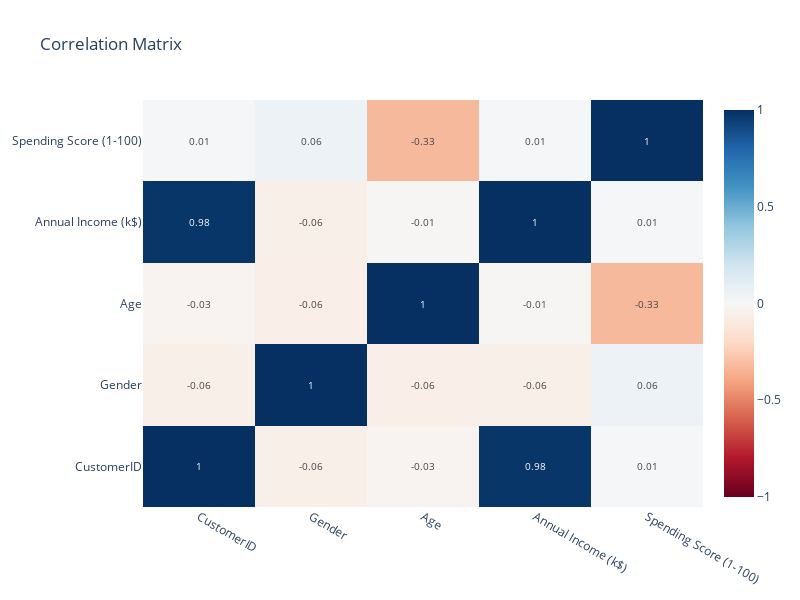

Notebook code cell kept with this figure:
### Code cell
# checking the correlation matrix

corr_matrix = df.corr()

fig = go.Figure(data=go.Heatmap(
    z=corr_matrix.values,
    x=corr_matrix.columns,
    y=corr_matrix.index,
    colorscale='RdBu',
    zmin=-1,
    zmax=1,
    text=corr_matrix.values.round(2),
    texttemplate='%{text}',
    textfont={"size": 10},
    hoverongaps=False
))

fig.update_layout(
    title='Correlation Matrix',
    width=800,
    height=600
)

fig.show()

### Figure 1 — Plotly figure (JSON) as saved in the notebook; plotly's stock layout.template omitted (floating-point values rounded to 4 significant figures)
{"data": [{"colorscale": [[0, "rgb(103,0,31)"], [0.1, "rgb(178,24,43)"], [0.2, "rgb(214,96,77)"], [0.3, "rgb(244,165,130)"], [0.4, "rgb(253,219,199)"], [0.5, "rgb(247,247,247)"], [0.6, "rgb(209,229,240)"], [0.7, "rgb(146,197,222)"], [0.8, "rgb(67,147,195)"], [0.9, "rgb(33,102,172)"], [1, "rgb(5,48,97)"]], "hoverongaps": false, "text": [[1, -0.06, -0.03, 0.98, 0.01], [-0.06, 1, -0.06, -0.06, 0.06], [-0.03, -0.06, 1, -0.01, -0.33], [0.98, -0.06, -0.01, 1, 0.01], [0.01, 0.06, -0.33, 0.01, 1]], "textfont": {"size": 10}, "texttemplate": "%{text}", "type": "heatmap", "x": ["CustomerID", "Gender", "Age", "Annual Income (k$)", "Spending Score (1-100)"], "y": ["CustomerID", "Gender", "Age", "Annual Income (k$)", "Spending Score (1-100)"], "z": [[1, -0.0574, -0.02676, 0.9775, 0.01383], [-0.0574, 1, -0.06087, -0.05641, 0.05811], [-0.02676, -0.06087, 1, -0.0124, -0.3272], [0.9775, -0.05641, -0.0124, 1, 0.009903], [0.01383, 0.05811, -0.3272, 0.009903, 1]], "zmax": 1, "zmin": -1}], "layout": {"height": 600, "title": {"text": "Correlation Matrix"}, "width": 800}}
